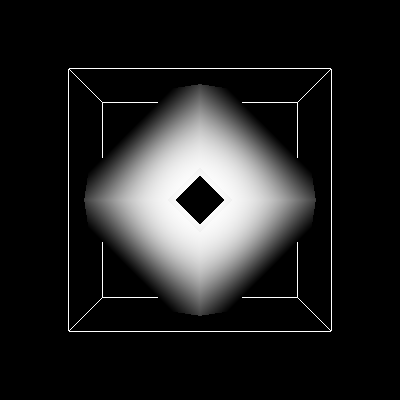

Reproduce this figure in Python.
#!/usr/bin/env python

# Generate a 3D iso-surface from a sampled sphere using vtkFlyingEdges3D,
# stressing boundary conditions with a small volume.

# Factory overrides
import vtkmodules.vtkInteractionStyle  # noqa: F401
import vtkmodules.vtkRenderingOpenGL2  # noqa: F401

from vtkmodules.vtkCommonDataModel import vtkSphere
from vtkmodules.vtkFiltersCore import vtkFlyingEdges3D
from vtkmodules.vtkFiltersModeling import vtkOutlineFilter
from vtkmodules.vtkImagingHybrid import vtkSampleFunction
from vtkmodules.vtkRenderingCore import (
    vtkActor,
    vtkPolyDataMapper,
    vtkRenderWindow,
    vtkRenderWindowInteractor,
    vtkRenderer,
)

# Source: sample a sphere implicit function
sphere = vtkSphere()
sphere.SetCenter(0.0, 0.0, 0.0)
sphere.SetRadius(0.25)

sample = vtkSampleFunction()
sample.SetImplicitFunction(sphere)
sample.SetModelBounds(-0.5, 0.5, -0.5, 0.5, -0.5, 0.5)
sample.SetSampleDimensions(3, 3, 3)

# Flying edges 3D iso-surface
iso = vtkFlyingEdges3D()
iso.SetInputConnection(sample.GetOutputPort())
iso.SetValue(0, 0.25)
iso.ComputeNormalsOn()
iso.ComputeGradientsOn()
iso.ComputeScalarsOn()
iso.InterpolateAttributesOff()

iso_mapper = vtkPolyDataMapper()
iso_mapper.SetInputConnection(iso.GetOutputPort())
iso_mapper.ScalarVisibilityOff()

iso_actor = vtkActor()
iso_actor.SetMapper(iso_mapper)
iso_actor.GetProperty().SetColor(1, 1, 1)
iso_actor.GetProperty().SetOpacity(1)

# Outline
outline = vtkOutlineFilter()
outline.SetInputConnection(sample.GetOutputPort())

outline_mapper = vtkPolyDataMapper()
outline_mapper.SetInputConnection(outline.GetOutputPort())

outline_actor = vtkActor()
outline_actor.SetMapper(outline_mapper)

# Renderer
renderer = vtkRenderer()
renderer.AddActor(outline_actor)
renderer.AddActor(iso_actor)
renderer.SetBackground(0, 0, 0)

# Window
render_window = vtkRenderWindow()
render_window.SetMultiSamples(0)
render_window.AddRenderer(renderer)
render_window.SetSize(400, 400)
render_window.SetWindowName("flying edges3d")

# Scene
renderer.ResetCamera()

# Interactor
interactor = vtkRenderWindowInteractor()
interactor.SetRenderWindow(render_window)

interactor.Initialize()
interactor.Start()
